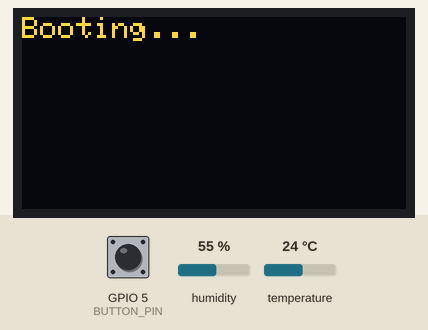
A program run on a simulated ESP32. On the bench: 128×64 one-colour display. Inputs (shaded band) come from the test bench; at power-on: GPIO 5 (BUTTON_PIN) HIGH, humidity 55 %, temperature 24 °C. The OLED is the two-colour kind (top 16 rows yellow); WiFi joins after 1.5 s; servers stay silent unless stated; what the program prints to the serial monitor is not drawn.

Above: at 0.1 s.
At 2.7 s:
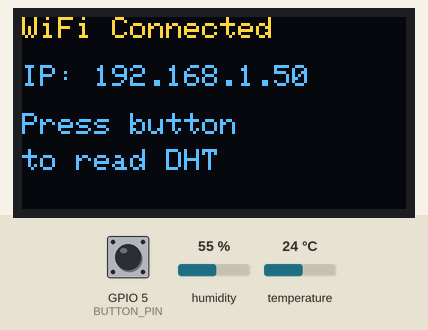
2.8 s: GPIO 5 (BUTTON_PIN) pulled LOW for 0.15 s
At 4.2 s:
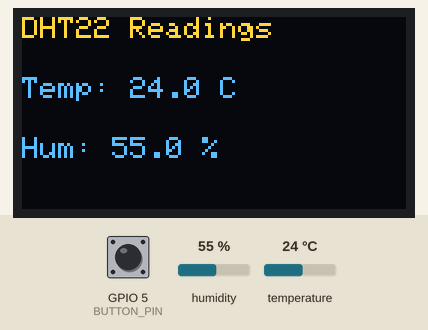
Timing chart, 0 to 5.8 s (numbered marks = the images above; inputs shaded):
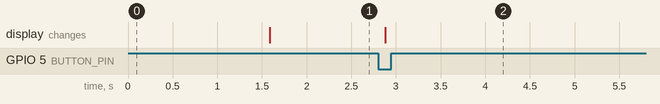

The program:

main.cpp
```cpp
#include <WiFi.h>
#include <WebServer.h>
#include <Wire.h>
#include <Adafruit_GFX.h>
#include <Adafruit_SSD1306.h>
#include "DHT.h"

// ---------------- OLED ----------------
#define SCREEN_WIDTH 128
#define SCREEN_HEIGHT 64
Adafruit_SSD1306 display(SCREEN_WIDTH, SCREEN_HEIGHT, &Wire, -1);

// ---------------- Pins ----------------
#define DHTPIN 23
#define DHTTYPE DHT22
#define BUTTON_PIN 5   // Button to GND, use INPUT_PULLUP

DHT dht(DHTPIN, DHTTYPE);

// ---------------- Wi-Fi Credentials ----------------
const char* ssid     = "Wokwi-Guest";        // <-- Replace with your Wi-Fi SSID
const char* password = " ";    // <-- Replace with your Wi-Fi password

// ---------------- Web Server ----------------
WebServer server(80);

// ---------------- Globals ----------------
float lastTemp = NAN;
float lastHum  = NAN;
bool lastButtonState = HIGH;

// ---------------- Functions ----------------

// Read DHT22 sensor
void readDHTValues() {
  float h = dht.readHumidity();
  float t = dht.readTemperature(); // Celsius

  if (!isnan(h) && !isnan(t)) {
    lastHum  = h;
    lastTemp = t;
    Serial.print("Temp: "); Serial.print(t); Serial.print(" °C, Hum: "); Serial.println(h);
  } else {
    Serial.println("Failed to read from DHT!");
  }
}

// Display on OLED
void showOnOLED() {
  display.clearDisplay();
  display.setTextSize(1);
  display.setTextColor(WHITE);

  if (isnan(lastTemp) || isnan(lastHum)) {
    display.setCursor(0, 0);
    display.println("DHT Error!");
  } else {
    display.setCursor(0, 0);
    display.println("DHT22 Readings");

    display.setCursor(0, 20);
    display.print("Temp: "); display.print(lastTemp, 1); display.println(" C");

    display.setCursor(0, 40);
    display.print("Hum: "); display.print(lastHum, 1); display.println(" %");
  }

  display.display();
}

// Dynamic HTML webpage
void handleRoot() {
  String html = "<!DOCTYPE html><html><head><meta charset='UTF-8'>";
  html += "<meta name='viewport' content='width=device-width, initial-scale=1'>";
  html += "<meta http-equiv='refresh' content='5'>"; // auto-refresh every 5 sec
  html += "<title>ESP32 DHT Monitor</title>";
  html += "<style>body { font-family: Arial; text-align:center; margin-top:20px; }";
  html += "h2 { color: #2E86C1; } p { font-size: 18px; } hr { margin:20px 0; }</style>";
  html += "</head><body>";
  html += "<h2>ESP32 DHT22 Sensor Monitor</h2>";

  if (isnan(lastTemp) || isnan(lastHum)) {
    html += "<p><b>No valid data yet.</b><br>Press the button to take a reading.</p>";
  } else {
    html += "<p><b>Temperature:</b> " + String(lastTemp, 1) + " &deg;C</p>";
    html += "<p><b>Humidity:</b> " + String(lastHum, 1) + " %</p>";
  }

  html += "<hr>";
  html += "<p><b>Device IP:</b> " + WiFi.localIP().toString() + "</p>";
  html += "<p>Press the physical button to update readings on OLED and this page.</p>";
  html += "</body></html>";

  server.send(200, "text/html", html);
}

// ---------------- Setup ----------------
void setup() {
  Serial.begin(115200);

  pinMode(BUTTON_PIN, INPUT_PULLUP);

  // OLED init
  if (!display.begin(SSD1306_SWITCHCAPVCC, 0x3C)) {
    Serial.println("OLED not found!");
    while (1);
  }
  display.clearDisplay();
  display.setTextSize(1); display.setTextColor(WHITE);
  display.setCursor(0,0); display.println("Booting..."); display.display();

  dht.begin();

  // Wi-Fi connect
  Serial.println("Connecting to Wi-Fi...");
  WiFi.begin(ssid, password);
  while(WiFi.status() != WL_CONNECTED) {
    delay(500);
    Serial.print(".");
  }
  Serial.println("\nWi-Fi connected!");
  Serial.print("ESP32 IP Address: "); Serial.println(WiFi.localIP());

  display.clearDisplay();
  display.setCursor(0,0); display.println("WiFi Connected");
  display.setCursor(0,16); display.print("IP: "); display.println(WiFi.localIP());
  display.setCursor(0,32); display.println("Press button");
  display.setCursor(0,44); display.println("to read DHT");
  display.display();

  // Web server
  server.on("/", handleRoot);
  server.begin();
}

// ---------------- Loop ----------------
void loop() {
  server.handleClient();

  bool currentButtonState = digitalRead(BUTTON_PIN);

  // Detect falling edge (HIGH -> LOW)
  if (lastButtonState == HIGH && currentButtonState == LOW) {
    delay(50); // debounce
    if (digitalRead(BUTTON_PIN) == LOW) {
      Serial.println("Button pressed: reading DHT + updating OLED");
      readDHTValues();
      showOnOLED();
    }
  }
  lastButtonState = currentButtonState;
}
```

Measured:
- after the input at 2.8 s, the display: changes after 0.08 s (image 2)
